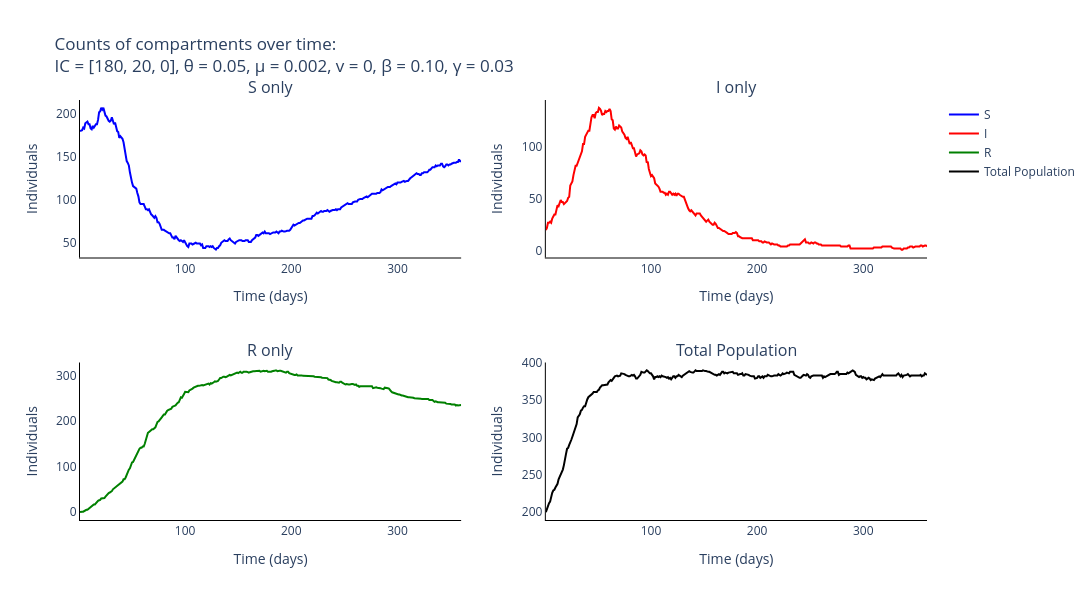

Source (notebook cell):
### Markdown cell above
### Plot output of Gillespie for the different compartments

### Code cell
# Trace names - represent the type of individuals for the simulation
trace_name = ['{}'.format(s) for s in compartments]

# Names of panels
panels = ['{} only'.format(s) for s in compartments] + ['Total Population']

fig = go.Figure()
fig = make_subplots(rows=int(np.ceil(len(panels)/2)), cols=2, subplot_titles=tuple('{}'.format(p) for p in panels))

# Add traces to the separate counts panels
for s, spec in enumerate(compartments):
    fig.add_trace(
        go.Scatter(
            y=np.mean(output_algorithm[:, :, s], axis=0).tolist(),
            x=times,
            mode='lines',
            name=trace_name[s],
            line_color=colours[s]
        ),
        row= int(np.floor(s / 2)) + 1,
        col= s % 2 + 1
    )

fig.add_trace(
    go.Scatter(
        y=np.mean(np.sum(output_algorithm, axis=2), axis=0).tolist(),
        x=times,
        mode='lines',
        name='Total Population',
        line_color='black'
    ),
    row= 2,
    col= 2
)

# Add axis labels
fig.update_layout(
    title='Counts of compartments over time:<br>IC = {}, θ = {}, μ = {}, v = {}, β = {:.2f}, γ = {:.2f}'.format(parameters[0:3], parameters[3], parameters[4], parameters[5], parameters[6], parameters[7]),
    width=1100, 
    height=600,
    plot_bgcolor='white',
    xaxis=dict(
        linecolor='black',
        title = 'Time (days)'
        ),
    yaxis=dict(
        linecolor='black',
        title = 'Individuals'),
    xaxis2=dict(
        linecolor='black',
        title = 'Time (days)'
        ),
    yaxis2=dict(
        linecolor='black',
        title = 'Individuals'),
    xaxis3=dict(
        linecolor='black',
        title = 'Time (days)'
        ),
    yaxis3=dict(
        linecolor='black',
        title = 'Individuals'),
    xaxis4=dict(
        linecolor='black',
        title = 'Time (days)'
        ),
    yaxis4=dict(
        linecolor='black',
        title = 'Individuals')
    #legend=dict(
    #    orientation="h",
    #    yanchor="bottom",
    #    y=1.02,
    #    xanchor="right",
    #    x=1
    #)
    )

fig.write_image('images/Logistic_SIR-gillespie.pdf')
fig.show()

### Figure 1 — Plotly figure (JSON) as saved in the notebook; plotly's stock layout.template omitted (floating-point values rounded to 4 significant figures; data arrays with more than 128 entries replaced by an {"elided": "..."} marker saying what was removed)
{"data": [{"line": {"color": "blue"}, "mode": "lines", "name": "S", "type": "scatter", "x": {"elided": "360 int values"}, "xaxis": "x", "y": {"elided": "360 int values"}, "yaxis": "y"}, {"line": {"color": "red"}, "mode": "lines", "name": "I", "type": "scatter", "x": {"elided": "360 int values"}, "xaxis": "x2", "y": {"elided": "360 int values"}, "yaxis": "y2"}, {"line": {"color": "green"}, "mode": "lines", "name": "R", "type": "scatter", "x": {"elided": "360 int values"}, "xaxis": "x3", "y": {"elided": "360 int values"}, "yaxis": "y3"}, {"line": {"color": "black"}, "mode": "lines", "name": "Total Population", "type": "scatter", "x": {"elided": "360 int values"}, "xaxis": "x4", "y": {"elided": "360 int values"}, "yaxis": "y4"}], "layout": {"annotations": [{"font": {"size": 16}, "showarrow": false, "text": "S only", "x": 0.225, "xanchor": "center", "xref": "paper", "y": 1, "yanchor": "bottom", "yref": "paper"}, {"font": {"size": 16}, "showarrow": false, "text": "I only", "x": 0.775, "xanchor": "center", "xref": "paper", "y": 1, "yanchor": "bottom", "yref": "paper"}, {"font": {"size": 16}, "showarrow": false, "text": "R only", "x": 0.225, "xanchor": "center", "xref": "paper", "y": 0.375, "yanchor": "bottom", "yref": "paper"}, {"font": {"size": 16}, "showarrow": false, "text": "Total Population", "x": 0.775, "xanchor": "center", "xref": "paper", "y": 0.375, "yanchor": "bottom", "yref": "paper"}], "height": 600, "plot_bgcolor": "white", "title": {"text": "Counts of compartments over time:<br>IC = [180, 20, 0], θ = 0.05, μ = 0.002, v = 0, β = 0.10, γ = 0.03"}, "width": 1100, "xaxis": {"anchor": "y", "domain": [0, 0.45], "linecolor": "black", "title": {"text": "Time (days)"}}, "xaxis2": {"anchor": "y2", "domain": [0.55, 1], "linecolor": "black", "title": {"text": "Time (days)"}}, "xaxis3": {"anchor": "y3", "domain": [0, 0.45], "linecolor": "black", "title": {"text": "Time (days)"}}, "xaxis4": {"anchor": "y4", "domain": [0.55, 1], "linecolor": "black", "title": {"text": "Time (days)"}}, "yaxis": {"anchor": "x", "domain": [0.625, 1], "linecolor": "black", "title": {"text": "Individuals"}}, "yaxis2": {"anchor": "x2", "domain": [0.625, 1], "linecolor": "black", "title": {"text": "Individuals"}}, "yaxis3": {"anchor": "x3", "domain": [0, 0.375], "linecolor": "black", "title": {"text": "Individuals"}}, "yaxis4": {"anchor": "x4", "domain": [0, 0.375], "linecolor": "black", "title": {"text": "Individuals"}}}}
